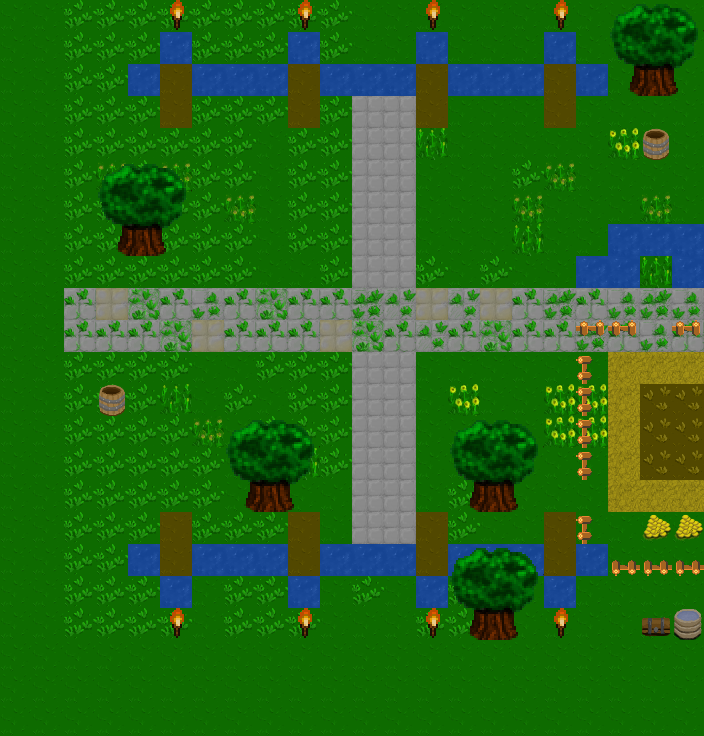

Below is a game level as drawn by its tile map, then a one-line description and the .tmx file that defines it, in full:
An orthogonal 22x23 tile map with 32x32 px tiles, 2 tile layers (background, items), 1 hidden layer not drawn, 4 tilesets and 8 objects (8x PLAYER_START).

<map version="1.2" tiledversion="1.2.5" orientation="orthogonal" renderorder="right-down" width="22" height="23" tilewidth="32" tileheight="32" infinite="0" nextlayerid="10" nextobjectid="14">
 <tileset firstgid="1" source="tilesets/outdoor 32x32 rpg.tsx" />
 <tileset firstgid="50" source="tilesets/32x32 outdoor rpg.tsx" />
 <tileset firstgid="114" source="32x32 rpg elements.tsx" />
 <tileset firstgid="194" source="tilesets/outdoor 16 to 32.tsx" />
 <layer id="7" name="navigation" width="22" height="23" visible="0">
  <data encoding="csv">
83,83,82,82,82,82,82,82,82,82,82,82,82,82,82,82,82,82,82,82,82,82,
83,83,82,82,82,83,82,82,82,83,82,82,82,83,82,82,82,83,82,82,82,82,
83,83,82,82,83,82,83,83,83,82,83,83,83,82,83,83,83,82,83,82,83,82,
83,83,82,82,82,82,82,82,82,82,82,82,82,82,82,82,82,82,82,82,82,82,
83,83,82,82,82,82,82,82,82,82,82,82,82,82,82,82,82,82,82,82,83,82,
83,83,82,82,82,82,82,82,82,82,82,82,82,82,82,82,82,82,82,82,82,82,
83,83,82,82,82,82,82,82,82,82,82,82,82,82,82,82,82,82,82,82,82,82,
83,83,82,82,83,82,82,82,82,82,82,82,82,82,82,82,82,82,82,82,82,82,
83,83,82,82,82,82,82,82,82,82,82,82,82,82,82,82,82,82,82,82,82,82,
83,83,82,82,82,82,82,82,82,82,82,82,82,82,82,82,82,82,82,82,82,82,
83,83,82,82,82,82,82,82,82,82,82,82,82,82,82,82,82,82,83,83,82,83,
83,83,82,82,82,82,82,82,82,82,82,82,82,82,82,82,82,82,83,82,82,82,
83,83,82,83,82,82,82,82,82,82,82,82,82,82,82,82,82,82,83,82,82,82,
83,83,82,82,82,82,82,82,82,82,82,82,82,82,82,82,82,82,83,82,82,82,
83,83,82,82,82,82,82,82,82,82,82,82,82,82,82,82,82,82,83,82,82,82,
83,83,82,82,82,82,82,82,83,82,82,82,82,82,82,83,82,82,82,82,82,82,
83,83,82,82,82,82,82,82,82,82,82,82,82,82,82,82,82,82,83,82,83,83,
83,83,82,82,83,82,83,83,83,82,83,83,83,82,83,83,83,82,83,83,83,83,
83,83,82,82,82,83,82,82,82,83,82,82,82,83,82,82,82,83,82,82,82,82,
83,83,82,82,82,82,82,82,82,82,82,82,82,82,82,83,82,82,82,82,83,83,
83,83,83,83,83,83,83,83,83,83,83,83,83,83,83,83,83,83,83,83,83,83,
83,83,83,83,83,83,83,83,83,83,83,83,83,83,83,83,83,83,83,83,83,83,
83,83,83,83,83,83,83,83,83,83,83,83,83,83,83,83,83,83,83,83,83,83
</data>
 </layer>
 <layer id="8" name="background" width="22" height="23">
  <data encoding="csv">
69,69,19,19,19,19,19,19,19,19,19,69,69,69,69,69,69,69,69,69,69,69,
69,69,19,19,19,93,19,19,19,93,19,69,69,93,69,69,69,93,69,69,69,69,
69,69,19,19,93,98,93,93,93,98,93,93,93,98,93,93,93,98,93,69,69,69,
69,69,19,19,19,98,19,19,19,98,19,50,50,98,69,69,69,98,69,69,69,69,
69,69,19,19,19,19,19,19,69,19,19,50,50,110,69,69,69,69,69,111,69,69,
69,69,19,112,19,112,19,19,69,19,19,50,50,69,69,69,19,112,69,69,69,69,
69,69,19,19,19,19,19,112,69,19,19,50,50,69,69,69,112,69,69,69,112,69,
69,69,19,19,19,19,19,19,69,19,19,50,50,69,69,69,110,69,69,93,93,93,
69,69,19,19,19,19,19,19,69,69,19,50,50,19,69,19,69,69,93,93,110,93,
69,69,52,51,61,52,54,52,61,52,52,62,53,51,53,51,52,62,52,54,62,54,
69,69,52,52,52,61,51,52,52,52,51,61,52,53,52,61,52,52,62,52,54,52,
69,69,19,19,19,19,69,69,19,19,19,50,50,69,69,69,69,69,69,75,75,75,
69,69,19,19,19,110,69,19,69,19,19,50,50,69,111,69,69,111,111,75,101,101,
69,69,19,19,19,19,112,69,19,19,19,50,50,69,69,69,69,111,111,75,101,101,
69,69,19,19,19,19,19,69,19,110,19,50,50,69,69,69,69,69,69,75,101,101,
69,69,19,19,19,19,19,69,19,69,69,50,50,69,19,69,69,69,69,75,75,75,
69,69,19,19,19,98,19,19,19,98,69,50,50,98,19,69,69,98,69,69,69,69,
69,69,19,19,93,98,93,93,93,98,93,93,93,98,93,93,93,98,93,69,69,69,
69,69,19,19,19,93,69,19,19,93,69,19,69,93,19,69,69,93,69,69,69,69,
69,69,19,19,19,19,69,19,19,19,69,69,69,19,19,69,69,69,69,69,69,69,
69,69,69,69,69,69,69,69,69,69,69,69,69,69,69,69,69,69,69,69,69,69,
69,69,69,69,69,69,69,69,69,69,69,69,69,69,69,69,69,69,69,69,69,69,
69,69,69,69,69,69,69,69,69,69,69,69,69,69,69,69,69,69,69,69,69,69
</data>
 </layer>
 <layer id="9" name="items" width="22" height="23">
  <data encoding="csv">
0,0,0,0,0,145,0,0,0,145,0,0,0,145,0,0,0,145,0,162,163,164,
0,0,0,0,0,0,0,0,0,0,0,0,0,0,0,0,0,0,0,170,171,172,
0,0,0,0,0,0,0,0,0,0,0,0,0,0,0,0,0,0,0,178,179,180,
0,0,0,0,0,0,0,0,0,0,0,0,0,0,0,0,0,0,0,0,0,0,
0,0,0,0,0,0,0,0,0,0,0,0,0,0,0,0,0,0,0,0,1,0,
0,0,0,162,163,164,0,0,0,0,0,0,0,0,0,0,0,0,0,0,0,0,
0,0,0,170,171,172,0,0,0,0,0,0,0,0,0,0,0,0,0,0,0,0,
0,0,0,178,179,180,0,0,0,0,0,0,0,0,0,0,0,0,0,0,0,0,
0,0,0,0,0,0,0,0,0,0,0,0,0,0,0,0,0,0,0,0,0,0,
0,0,0,0,0,0,0,0,0,0,0,0,0,0,0,0,0,0,0,0,0,0,
0,0,0,0,0,0,0,0,0,0,0,0,0,0,0,0,0,0,213,213,0,213,
0,0,0,0,0,0,0,0,0,0,0,0,0,0,0,0,0,0,1610612949,0,0,0,
0,0,0,1,0,0,0,0,0,0,0,0,0,0,0,0,0,0,1610612949,0,0,0,
0,0,0,0,0,0,0,162,163,164,0,0,0,0,162,163,164,0,1610612949,0,0,0,
0,0,0,0,0,0,0,170,171,172,0,0,0,0,170,171,172,0,1610612949,0,0,0,
0,0,0,0,0,0,0,178,179,180,0,0,0,0,178,179,180,0,0,0,0,0,
0,0,0,0,0,0,0,0,0,0,0,0,0,0,0,0,0,0,1610612949,0,3,3,
0,0,0,0,0,0,0,0,0,0,0,0,0,0,162,163,164,0,0,3221225685,3221225685,3221225685,
0,0,0,0,0,0,0,0,0,0,0,0,0,0,170,171,172,0,0,0,0,0,
0,0,0,0,0,145,0,0,0,145,0,0,0,145,178,179,180,145,0,0,2,46,
0,0,0,0,0,0,0,0,0,0,0,0,0,0,0,0,0,0,0,0,0,0,
0,0,0,0,0,0,0,0,0,0,0,0,0,0,0,0,0,0,0,0,0,0,
0,0,0,0,0,0,0,0,0,0,0,0,0,0,0,0,0,0,0,0,0,0
</data>
 </layer>
 <objectgroup id="4" name="Spawn points">
  <object id="6" name="PLAYER_START" x="160" y="544" width="32" height="32" />
  <object id="7" name="PLAYER_START" x="288" y="544" width="32" height="32" />
  <object id="8" name="PLAYER_START" x="544" y="64" width="32" height="32" />
  <object id="9" name="PLAYER_START" x="416" y="544" width="32" height="32" />
  <object id="10" name="PLAYER_START" x="544" y="544" width="32" height="32" />
  <object id="11" name="PLAYER_START" x="416" y="64" width="32" height="32" />
  <object id="12" name="PLAYER_START" x="160" y="64" width="32" height="32" />
  <object id="13" name="PLAYER_START" x="288" y="64" width="32" height="32" />
 </objectgroup>
</map>
